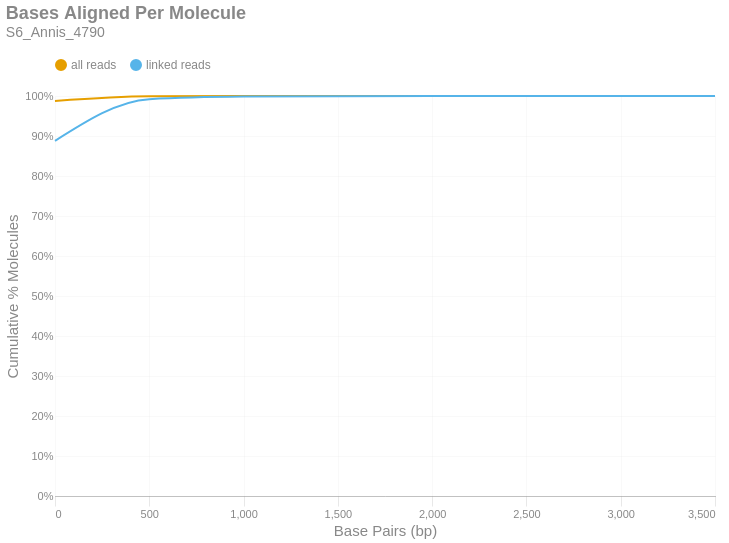

This figure's notebook cell:
### Markdown cell above
### Bases Aligned Per Molecule
This is a cumulative frequency distribution showing the number of base pairs aligned per unique molecule. These data are shown in 500 bp bins. There are two distributions: one with `all reads` (yellow) and another with only `linked reads` (blue). The percent of molecules in the `linked reads` distribution is relative to the total number of linked molecules.

### Code cell
if SKIPLR:
    print_html(f"Skipped")
else:
    binned_df = consolidated_hist(valids['aligned_bp'], mask, 500, True)
    with SafeRender(binned_df):
        (
            density_plot(binned_df, 'Bases Aligned Per Molecule', samplename, 'basesper')
            .encode(
                x=alt.X('bin:Q', title="Base Pairs (bp)").axis(tickMinStep=500).scale(padding=0),
                y=alt.Y('value:Q', title='Cumulative % Molecules')
                    .axis(format='%')
                    .scale(domain = [0,1])
                    .stack(False),
                color=alt.Color("key:N").scale(domain = ["all reads", "linked reads"]),
                tooltip = [
                    alt.Tooltip("key:N", title = "Data Type"),
                    alt.Tooltip("range_label:N", title="Bases Aligned Per Molecule"),
                    alt.Tooltip("value:Q", format = ".2%", title="% Molecules (Cum.)")
                ]
            )
        ).display()

### Figure 1 — Vega-Lite specification as saved in the notebook (floating-point values rounded to 4 significant figures)
{"width": "container", "height": 400, "config": {"title": {"anchor": "start", "dy": -15, "fontSize": 18, "color": "#888888", "subtitleColor": "#888888", "subtitleFontSize": 14}, "arc": {"fill": "#0072B2"}, "axis": {"domainColor": "#888888", "domainWidth": 0.5, "gridWidth": 0.2, "grid": false, "titleFontWeight": 400, "titleFontSize": 15, "labelFontSize": 11, "labelColor": "#888888", "tickColor": "#888888", "tickWidth": 0.2, "titleColor": "#888888"}, "axisBand": {"grid": false}, "axisX": {"grid": true, "tickSize": 10, "domainCap": "round"}, "axisY": {"domain": false, "grid": true, "tickSize": 0, "domainCap": "round"}, "background": "transparent", "header": {"labelFontSize": 15, "labelColor": "#888888", "titleFontSize": 15, "titleFontWeight": 600, "titleColor": "#888888"}, "legend": {"labelFont": "sans-serif", "labelFontSize": 12, "labelColor": "#888888", "symbolSize": 100, "symbolType": "circle", "titleFontSize": 12, "titlePadding": 10, "titleColor": "#888888", "title": null, "orient": "top"}, "range": {"category": ["#E69F00", "#56B4E9", "#009E73", "#F0E442", "#0072B2", "#D55E00", "#CC79A7", "#000000"], "diverging": ["#cfe8f3", "#a2d4ec", "#73bfe2", "#46abdb", "#1696d2", "#12719e"]}, "area": {"fill": "#0072B2", "fillOpacity": 0.7, "line": true, "strokeOpacity": 0.7}, "line": {"color": "#0072B2", "stroke": "#0072B2", "strokeWidth": 2}, "trail": {"color": "#0072B2", "stroke": "#0072B2", "strokeWidth": 0, "size": 1}, "point": {"filled": true, "fillOpacity": 1.0, "size": 95}, "text": {"color": "#888888", "fontSize": 11, "align": "right", "fontWeight": 400, "size": 11}, "bar": {"fill": "#0072B2", "stroke": null}, "view": {"stroke": null, "continuousWidth": 660, "continuousHeight": 400}}, "data": {"name": "data-59d78194d4e926b3a69a33ba9794ff50"}, "mark": {"type": "line", "interpolate": "monotone", "point": {"opacity": 0, "size": 275}}, "encoding": {"color": {"field": "key", "scale": {"domain": ["all reads", "linked reads"]}, "type": "nominal"}, "tooltip": [{"field": "key", "title": "Data Type", "type": "nominal"}, {"field": "range_label", "title": "Bases Aligned Per Molecule", "type": "nominal"}, {"field": "value", "format": ".2%", "title": "% Molecules (Cum.)", "type": "quantitative"}], "x": {"axis": {"tickMinStep": 500}, "field": "bin", "scale": {"padding": 0}, "title": "Base Pairs (bp)", "type": "quantitative"}, "y": {"axis": {"format": "%"}, "field": "value", "scale": {"domain": [0, 1]}, "stack": false, "title": "Cumulative % Molecules", "type": "quantitative"}}, "params": [{"name": "param_c36ac31b6afebe62", "select": {"type": "point", "fields": ["key"]}, "bind": "legend"}], "title": {"text": "Bases Aligned Per Molecule", "subtitle": "S6_Annis_4790"}, "transform": [{"fold": ["all reads (cumsum)", "linked reads (cumsum)"]}, {"calculate": "replace(datum.key, ' (cumsum)', '')", "as": "key"}, {"filter": {"param": "param_c36ac31b6afebe62"}}], "usermeta": {"embedOptions": {"downloadFileName": "S6_Annis_4790.basesper"}}, "$schema": "https://vega.github.io/schema/vega-lite/v6.1.0.json", "datasets": {"data-59d78194d4e926b3a69a33ba9794ff50": [{"bin": "0.0", "interval": "0.0-500.0", "all reads": 0.9874, "linked reads": 0.8878, "all reads (cumsum)": 0.9874, "linked reads (cumsum)": 0.8878, "range_label": "0-499"}, {"bin": "500.0", "interval": "500.0-1000.0", "all reads": 0.01168, "linked reads": 0.1043, "all reads (cumsum)": 0.9991, "linked reads (cumsum)": 0.9921, "range_label": "500-999"}, {"bin": "1000.0", "interval": "1000.0-1500.0", "all reads": 0.0007674, "linked reads": 0.006547, "all reads (cumsum)": 0.9999, "linked reads (cumsum)": 0.9986, "range_label": "1000-1499"}, {"bin": "1500.0", "interval": "1500.0-2000.0", "all reads": 0.0001104, "linked reads": 0.001037, "all reads (cumsum)": 1.0, "linked reads (cumsum)": 0.9997, "range_label": "1500-1999"}, {"bin": "2000.0", "interval": "2000.0-2500.0", "all reads": 2.416e-05, "linked reads": 0.0002279, "all reads (cumsum)": 1.0, "linked reads (cumsum)": 0.9999, "range_label": "2000-2499"}, {"bin": "2500.0", "interval": "2500.0-3000.0", "all reads": 7.915e-06, "linked reads": 8.044e-05, "all reads (cumsum)": 1.0, "linked reads (cumsum)": 1.0, "range_label": "2500-2999"}, {"bin": "3000.0", "interval": "3000.0-3500.0", "all reads": 8.332e-07, "linked reads": 8.937e-06, "all reads (cumsum)": 1.0, "linked reads (cumsum)": 1.0, "range_label": "3000-3499"}, {"bin": "3500.0", "interval": "3500.0-4000.0", "all reads": 4.166e-07, "linked reads": 4.469e-06, "all reads (cumsum)": 1.0, "linked reads (cumsum)": 1.0, "range_label": "3500-3999"}]}}
